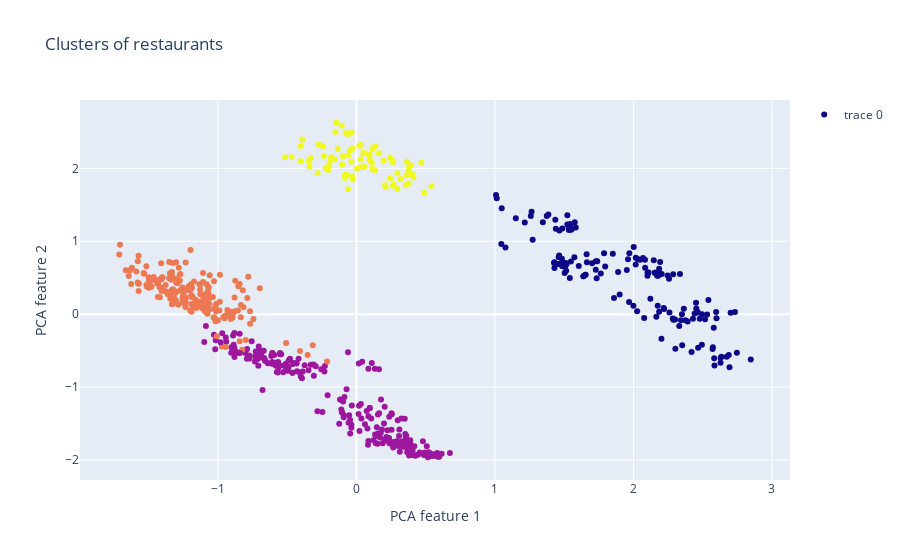

The cell this chart's notebook holds for it:
### Code cell
#Lets visualize the clusters

import plotly.graph_objects as go


pca_iter = PCA(n_components=2, random_state=42)
pca_iter.fit(rest_features.drop(columns=['cluster']))

pca_features = pca_iter.transform(rest_features.drop(columns=['cluster']))

fig = go.Figure(go.Scatter(x=pca_features[:, 0], y=pca_features[:, 1], mode='markers', marker=dict(color=rest_features['cluster'])))
fig.update_layout(title='Clusters of restaurants', xaxis_title='PCA feature 1', yaxis_title='PCA feature 2', showlegend=True)
fig.show()

### Figure 1 — Plotly figure (JSON) as saved in the notebook; plotly's stock layout.template omitted (floating-point values rounded to 4 significant figures; data arrays with more than 128 entries replaced by an {"elided": "..."} marker saying what was removed)
{"data": [{"marker": {"color": {"elided": "676 int values"}}, "mode": "markers", "type": "scatter", "x": {"elided": "676 float values"}, "y": {"elided": "676 float values"}}], "layout": {"showlegend": true, "title": {"text": "Clusters of restaurants"}, "xaxis": {"title": {"text": "PCA feature 1"}}, "yaxis": {"title": {"text": "PCA feature 2"}}}}
